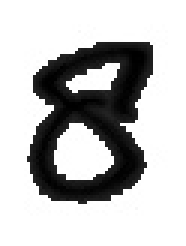
#> input picture Pictures/train/eight_1.jpg, 62 x 82 px, found by its file name (shown 3 times larger)
$ python testSim.py   (Python 2 division)
#> lines starting #> are read from the running program, lines starting #| are printed output that depends on the picture
### retrieveFeaturesSim.py
import numpy as np
import matplotlib.pyplot as plt
from skimage.feature import hog
from skimage import data, exposure

def retrieveHOG(inputMatrix, doPlot = False):
    image = inputMatrix.copy()
    fd, hogImage = hog(image, orientations=8, pixels_per_cell=(16, 16),
                    cells_per_block=(1, 1), visualise=True)

    hogVector = np.zeros((hogImage.size, 1))
    nRows = hogImage.shape[0]
    nCols = hogImage.shape[1]


    index = 0
    for cols in range(nCols):
        for rows in range(nRows):
            hogVector[index] = hogImage[rows][cols]
            index += 1

    if doPlot:
        fig, (ax1, ax2) = plt.subplots(1, 2, figsize=(8, 4), sharex=True, sharey=True)

        ax1.axis('off')
        ax1.imshow(image, cmap=plt.cm.gray)
        ax1.set_title('Input image')
        ax1.set_adjustable('box-forced')

        # Rescale histogram for better display
        hogImage_rescaled = exposure.rescale_intensity(hogImage, in_range=(0, 10))

        ax2.axis('off')
        ax2.imshow(hogImage_rescaled, cmap=plt.cm.gray)
        ax2.set_title('Histogram of Oriented Gradients')
        ax1.set_adjustable('box-forced')
        plt.show()
    return [hogImage, hogVector]

### testSim.py
from IPython import get_ipython
ipython = get_ipython()

#ipython.magic('reset -sf')

from skimage import measure
import numpy as np
import cv2
import avansvisionlib as avl
import sys
import TESTSIMboundingBoxes as bobo
import retrieveFeaturesSim as retFeat
# =============================================================================
showImages = True
doGauss = True
doClose = True
doThicken = True
doContrast = True
# =============================================================================

# ==============GEEF HIER JE PLAATJE EN BIJBEHORENDE PAD=======================
imageWD = 'C:\Visionplaatje\\numbers\\train\\'
filename = 'eight_1.jpg'
# =============================================================================

# lOAD IMAGE
imagePath = imageWD + filename
img = cv2.imread(imagePath)
#> img is the input picture: shape (82, 62, 3); min 0, max 255, mean 191.4

# check if image loaded correctly
if type(img) == type(None):
    sys.exit("Error. Could not read file.")
else:
    print "De imagefile = " + filename

if showImages:
    # Show original image
    cv2.imshow("Original", img)
    cv2.waitKey(0)
    cv2.destroyAllWindows()

# Convert original to grayscale
grayImage = cv2.cvtColor(img, cv2.COLOR_BGR2GRAY)

if doContrast:
    hist,bins = np.histogram(grayImage.flatten(),256,[0,256])
#> hist = 256 values, max 3282 at index 255, min 0 at index 41, mean 19.86; bins = 257 values from 0 to 256
    cdf = hist.cumsum()
#> cdf = 256 values from 45 to 5084
    cdf_normalized = cdf * hist.max()/ cdf.max()
#> cdf_normalized = 256 values from 29 to 3282
    cdf_m = np.ma.masked_equal(cdf,0)
    cdf_m = (cdf_m - cdf_m.min())*255/(cdf_m.max()-cdf_m.min())
    cdf = np.ma.filled(cdf_m,0).astype('uint8')
#> cdf = 256 values from 0 to 255
    grayImage = cdf[grayImage]
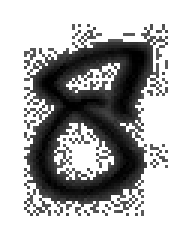
#> grayImage: shape (82, 62) (shown 3 times larger); min 0, max 255, mean 180.4
[hogImage, hogVector] = retFeat.retrieveHOG(grayImage, True)
#> in retrieveHOG, `fd, hogImage = hog(image, orientations=8, pixels_per_cell=(16, 16), ce..`:
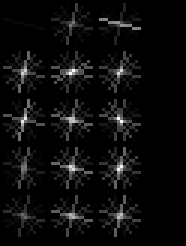
#> hogImage: shape (82, 62) float64 (shown 3 times larger); min 0, max 52.22, mean 2.4; drawn with min black and max white
#> in retrieveHOG, `fd, hogImage = hog(image, orientations=8, pixels_per_cell=(16, 16), ce..`: fd = 120 values, max 1 at index 4, min 0 at index 0, mean 0.321
#> after the loop in retrieveHOG, `for cols in range(nCols):`: hogVector = 5084 values, max 52.22 at index 3237, min 0 at index 0, mean 2.4; index = 5084
#> (the run stopped early here; a loop or call above may not have finished)

$ run again, with Pictures/train/eight_27.jpg copied over Pictures/train/eight_1.jpg
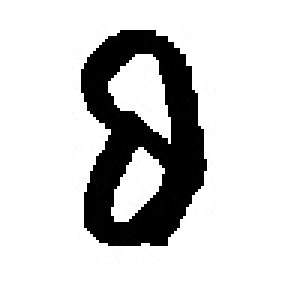
#> input picture Pictures/train/eight_27.jpg, 96 x 96 px, found by its file name (shown 3 times larger)
#> img is the input picture: shape (96, 96, 3); min 0, max 255, mean 206.4
#> hist = 256 values, max 6911 at index 255, min 0 at index 7, mean 36; bins = 257 values from 0 to 256
#> `cdf = hist.cumsum()`: cdf = 256 values from 1284 to 9216
#> cdf_normalized = 256 values from 962 to 6911
#> `cdf = np.ma.filled(cdf_m,0).astype('uint8')`: cdf = 256 values from 0 to 255
#> `grayImage = cdf[grayImage]`:
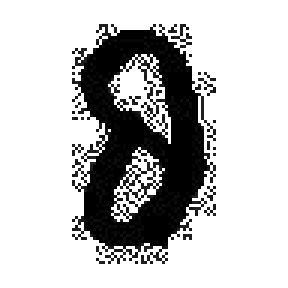
#> grayImage: shape (96, 96) (shown 3 times larger); min 0, max 255, mean 193.3
#> in retrieveHOG, `fd, hogImage = hog(image, orientations=8, pixels_per_cell=(16, 16), ce..`:
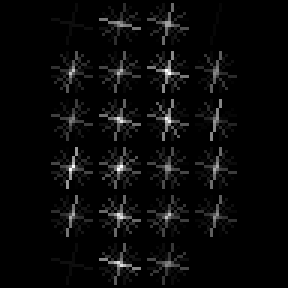
#> hogImage: shape (96, 96) float64 (shown 3 times larger); min 0, max 59.34, mean 2.2; drawn with min black and max white
#> fd = 288 values, max 1 at index 32, min 0 at index 0, mean 0.195
#> after the loop in retrieveHOG, `for cols in range(nCols):`: hogVector = 9216 values, max 59.34 at index 3800, min 0 at index 0, mean 2.16; index = 9216

$ run again, with Pictures/train/two_10.jpg copied over Pictures/train/eight_1.jpg
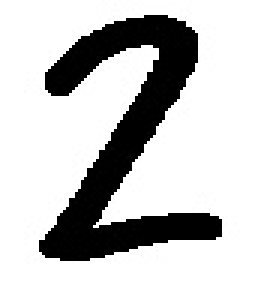
#> input picture Pictures/train/two_10.jpg, 88 x 94 px, found by its file name (shown 3 times larger)
#> img is the input picture: shape (94, 88, 3); min 0, max 255, mean 194.9
#> hist = 256 values, max 5760 at index 255, min 0 at index 8, mean 32.31; bins = 257 values from 0 to 256
#> `cdf = hist.cumsum()`: cdf = 256 values from 1358 to 8272
#> cdf_normalized = 256 values from 945 to 5760
#> `cdf = np.ma.filled(cdf_m,0).astype('uint8')`: cdf = 256 values from 0 to 255
#> `grayImage = cdf[grayImage]`:
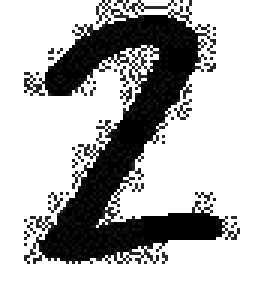
#> grayImage: shape (94, 88) (shown 3 times larger); min 0, max 255, mean 181
#> in retrieveHOG, `fd, hogImage = hog(image, orientations=8, pixels_per_cell=(16, 16), ce..`:
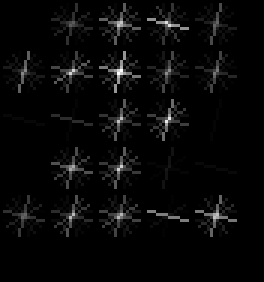
#> hogImage: shape (94, 88) float64 (shown 3 times larger); min 0, max 72.71, mean 2.3; drawn with min black and max white
#> fd = 200 values, max 1 at index 84, min 0 at index 0, mean 0.261
#> after the loop in retrieveHOG, `for cols in range(nCols):`: hogVector = 8272 values, max 72.71 at index 3690, min 0 at index 0, mean 2.26; index = 8272

$ run again, with Pictures/train/two_20.jpg copied over Pictures/train/eight_1.jpg
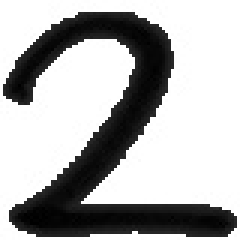
#> input picture Pictures/train/two_20.jpg, 80 x 84 px, found by its file name (shown 3 times larger)
#> img is the input picture: shape (84, 80, 3); min 0, max 255, mean 180.1
#> hist = 256 values, max 3999 at index 255, min 0 at index 45, mean 26.25; bins = 257 values from 0 to 256
#> `cdf = hist.cumsum()`: cdf = 256 values from 14 to 6720
#> cdf_normalized = 256 values from 8 to 3999
#> `cdf = np.ma.filled(cdf_m,0).astype('uint8')`: cdf = 256 values from 0 to 255
#> `grayImage = cdf[grayImage]`:
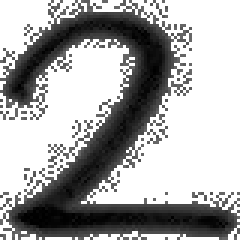
#> grayImage: shape (84, 80) (shown 3 times larger); min 0, max 255, mean 172.9
#> in retrieveHOG, `fd, hogImage = hog(image, orientations=8, pixels_per_cell=(16, 16), ce..`:
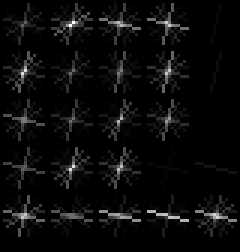
#> hogImage: shape (84, 80) float64 (shown 3 times larger); min 0, max 66.81, mean 2.7; drawn with min black and max white
#> fd = 200 values, max 1 at index 32, min 0 at index 7, mean 0.281
#> after the loop in retrieveHOG, `for cols in range(nCols):`: hogVector = 6720 values, max 66.81 at index 1940, min 0 at index 0, mean 2.73; index = 6720
